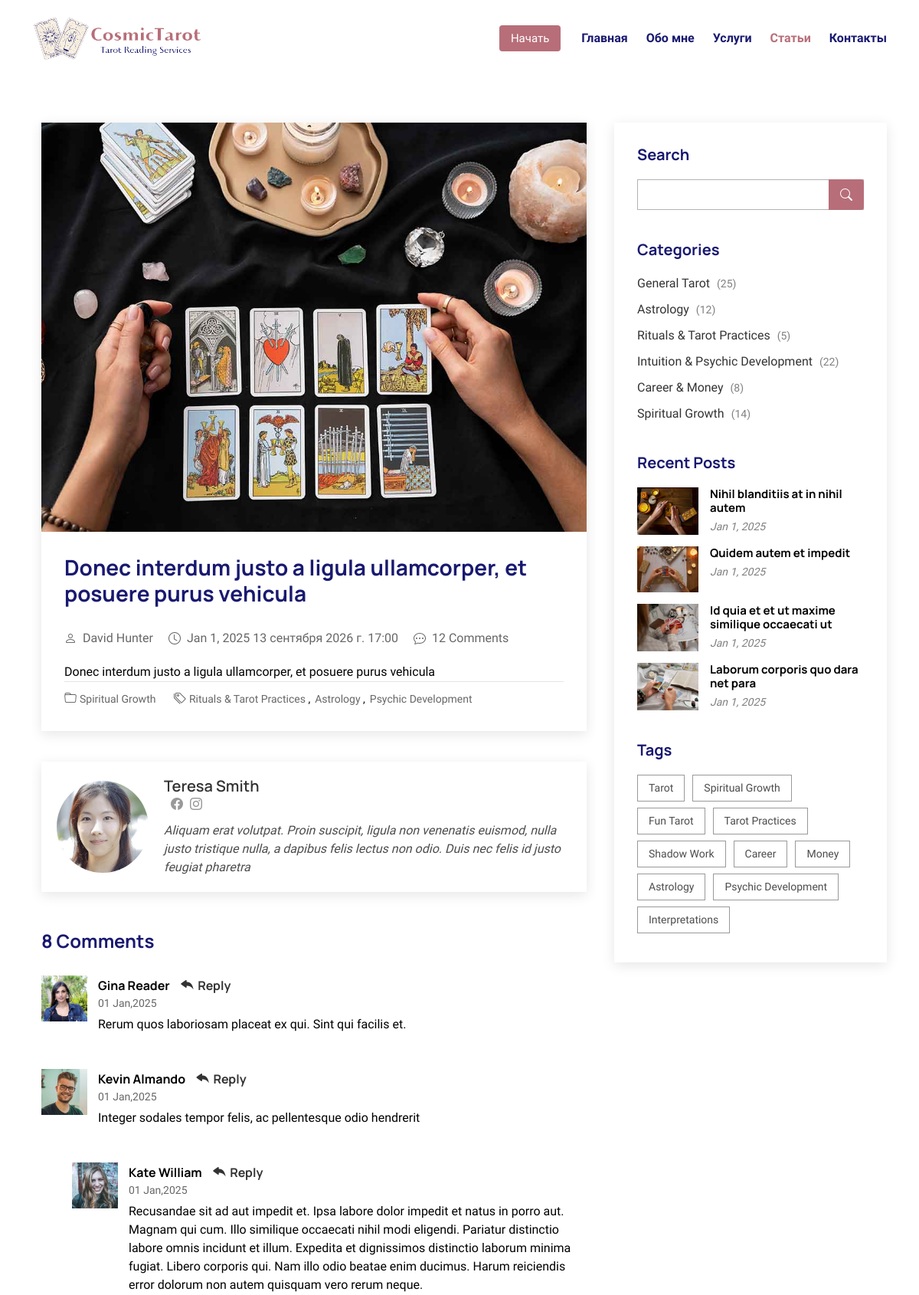
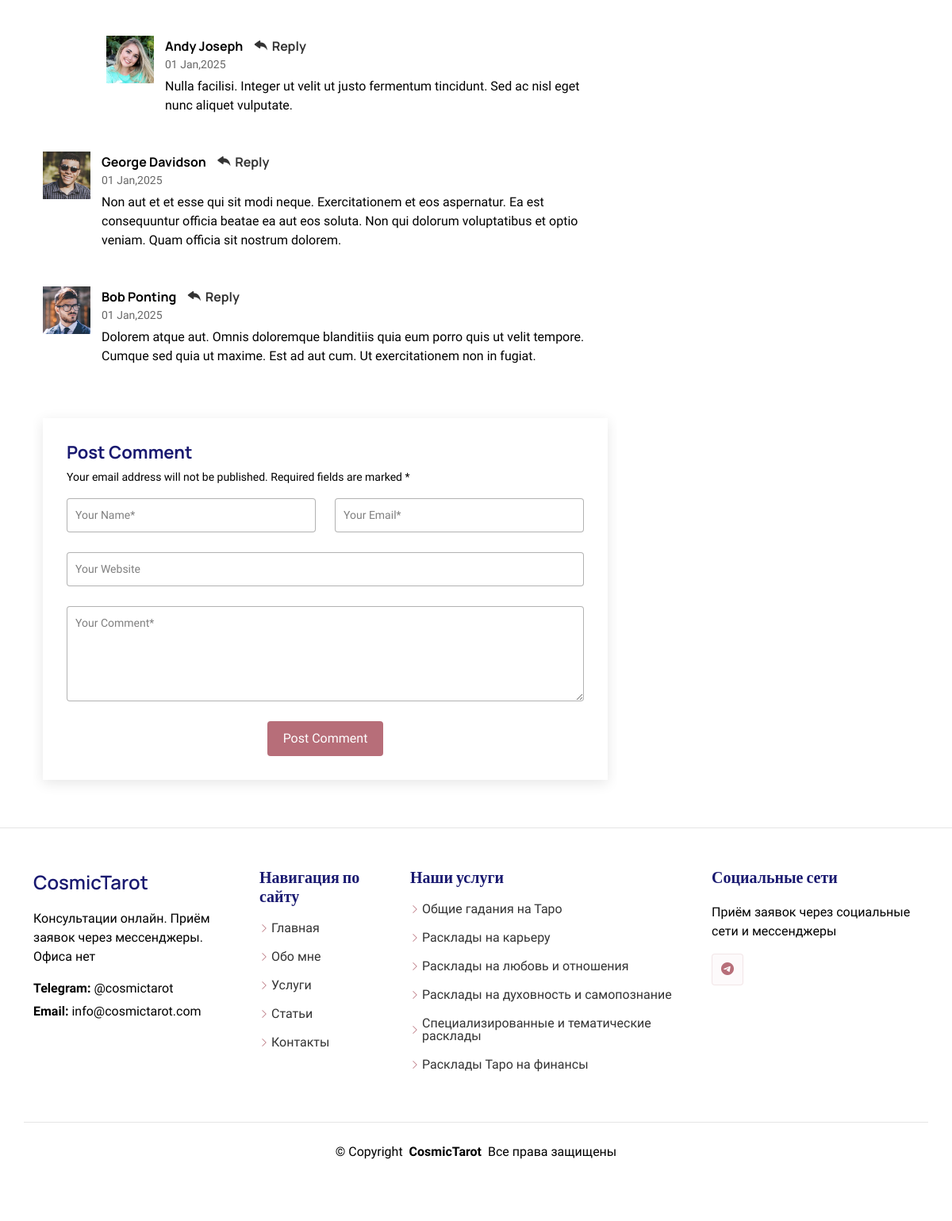
Page /blog/3 on the committed database (2 pictures, top to bottom).
### blog/models.py (models this page shows, shortened)
class Post(models.Model):
  title = models.CharField('Title', max_length=200)
  anons = models.CharField('Anons', max_length=255, blank=True)
  full_text = models.TextField()
  author = models.CharField('Author', max_length=100, default='Anonymous')
  date = models.DateTimeField('Date', auto_now_add=True)
  class Meta:
    verbose_name = 'Post'
    verbose_name_plural = 'Posts'

### services/models.py (models this page shows, shortened)
class Service(models.Model):
  name = models.CharField('Name', max_length=255)
  slug = models.CharField('Slug', max_length=255)
  excerpt = models.CharField('Excerpt', max_length=255, blank=True)
  body = models.TextField()
  icon = models.CharField('Icon', max_length=20)
  active = models.BooleanField('Active', default=True)

### blog/views.py (the view)
# urls.py: path('<int:pk>', views.post_detail, name='post_detail'),
def post_detail(request, pk):
  post = get_object_or_404(Post, pk=pk)
  posts = Post.objects.order_by('-date')[:3] #.all()
  return render(request, 'blog/detail.html', {
    'title': 'Блог',
    'page': 'blog',
    'post': post,
    'posts': posts,
    'services': Service.objects.all()
  })

### core/context_processors.py (called while the page is built)
def site_settings(request):
  return {
    'sitename': 'CosmicTarot',
    'telegraf': '@cosmictarot',
    'email': 'info@cosmictarot.com',
  }

### blog/templates/blog/detail.html (shortened to what this page needs)
{% extends 'main/layouts/main.html' %}
{% block pageclass %}blog-page{% endblock %}
{% block content %}
<div class="container">
      <div class="row">
        <div class="col-lg-8">
          <section id="blog-details" class="blog-details section">
            <div class="container">
              <article class="article">
                <div class="post-img">
                  <img src="img/blog-1.jpg" alt="" class="img-fluid">
                </div>
                <h2 class="title">{{ post.title }}</h2>
                <div class="meta-top">
                  <ul>
                    <li class="d-flex align-items-center"><i class="bi bi-person"></i> {{ post.author }}</li>
                    <li class="d-flex align-items-center"><i class="bi bi-clock"></i> <time datetime="2025-01-01">Jan 1, 2025 {{ post.date }}</time></li>
                    <li class="d-flex align-items-center"><i class="bi bi-chat-dots"></i> 12 Comments</li>
                  </ul>
                </div>
                <div class="content">
                  {{ post.full_text | safe }}
                </div>
                <div class="meta-bottom">
                  <i class="bi bi-folder"></i>
                  <ul class="cats">
                    <li><a href="#">Spiritual Growth</a></li>
                  </ul>
                  <i class="bi bi-tags"></i>
                  <ul class="tags">
                    <li><a href="#">Rituals & Tarot Practices</a></li>
                    <li><a href="#">Astrology</a></li>
                    <li><a href="#">Psychic Development</a></li>
                  </ul>
                </div>
              </article>
            </div>
          </section>
          {% include 'blog/includes/author.html' %}
          <section id="blog-comments" class="blog-comments section">
            <div class="container">
              <h4 class="comments-count">8 Comments</h4>
              <div id="comment-1" class="comment">
                <div class="d-flex">
                  <div class="comment-img"><img src="img/comments-1.jpg" alt=""></div>
                  <div>
                    <h5><a href="">Gina Reader</a> <a href="#" class="reply"><i class="bi bi-reply-fill"></i> Reply</a></h5>
                    <time datetime="2025-01-01">01 Jan,2025</time>
                    <p>
                     Rerum quos laboriosam placeat ex qui. Sint qui facilis et.
                    </p>
                  </div>
                </div>
              </div>
              <div id="comment-2" class="comment">
                <div class="d-flex">
                  <div class="comment-img"><img src="img/comments-2.jpg" alt=""></div>
                  <div>
                    <h5><a href="">Kevin Almando</a> <a href="#" class="reply"><i class="bi bi-reply-fill"></i> Reply</a></h5>
                    <time datetime="2025-01-01">01 Jan,2025</time>
                    <p>
                      Integer sodales tempor felis, ac pellentesque odio hendrerit
                  </div>
                </div>
                <div id="comment-reply-1" class="comment comment-reply">
                  <div class="d-flex">
                    <div class="comment-img"><img src="img/comments-3.jpg" alt=""></div>
                    <div>
                      <h5><a href="">Kate William</a> <a href="#" class="reply"><i class="bi bi-reply-fill"></i> Reply</a></h5>
                      <time datetime="2025-01-01">01 Jan,2025</time>
                      <p>
                        Recusandae sit ad aut impedit et. Ipsa labore dolor impedit et natus in porro aut. Magnam qui cum. Illo similique occaecati nihil modi eligendi. Pariatur distinctio labore omnis incidunt et illum. Expedita et dignissimos distinctio laborum minima fugiat.
                        Libero corporis qui. Nam illo odio beatae enim ducimus. Harum reiciendis error dolorum non autem quisquam vero rerum neque.
                      </p>
                    </div>
                  </div>
                  <div id="comment-reply-2" class="comment comment-reply">
                    <div class="d-flex">
                      <div class="comment-img"><img src="img/comments-4.jpg" alt=""></div>
                      <div>
                        <h5><a href="">Andy Joseph</a> <a href="#" class="reply"><i class="bi bi-reply-fill"></i> Reply</a></h5>
                        <time datetime="2025-01-01">01 Jan,2025</time>
                        <p>
                          Nulla facilisi. Integer ut velit ut justo fermentum tincidunt. Sed ac nisl eget nunc aliquet vulputate.
                        </p>
                      </div>
                    </div>
                  </div>
                </div>
              </div>
              <div id="comment-3" class="comment">
                <div class="d-flex">
                  <div class="comment-img"><img src="img/comments-5.jpg" alt=""></div>
                  <div>
                    <h5><a href="">George Davidson</a> <a href="#" class="reply"><i class="bi bi-reply-fill"></i> Reply</a></h5>
                    <time datetime="2025-01-01">01 Jan,2025</time>
                    <p>
                      Non aut et et esse qui sit modi neque. Exercitationem et eos aspernatur. Ea est consequuntur officia beatae ea aut eos soluta. Non qui dolorum voluptatibus et optio veniam. Quam officia sit nostrum dolorem.
                    </p>
                  </div>
                </div>
              </div>
              <div id="comment-4" class="comment">
                <div class="d-flex">
                  <div class="comment-img"><img src="img/comments-6.jpg" alt=""></div>
                  <div>
                    <h5><a href="">Bob Ponting</a> <a href="#" class="reply"><i class="bi bi-reply-fill"></i> Reply</a></h5>
                    <time datetime="2025-01-01">01 Jan,2025</time>
                    <p>
                      Dolorem atque aut. Omnis doloremque blanditiis quia eum porro quis ut velit tempore. Cumque sed quia ut maxime. Est ad aut cum. Ut exercitationem non in fugiat.
                    </p>
                  </div>
                </div>
              </div>
            </div>
          </section>
          <section id="comment-form" class="comment-form section">
            <div class="container">
              <form id="postcomment" class="php-email-form" action="forms/post-comment.php">
                <h4>Post Comment</h4>
                <p>Your email address will not be published. Required fields are marked * </p>
                <div class="row">
                  <div class="col-md-6 form-group">
                    <input name="name" type="text" class="form-control" placeholder="Your Name*">
                  </div>
                  <div class="col-md-6 form-group">
                    <input name="email" type="text" class="form-control" placeholder="Your Email*">
                  </div>
                </div>
                <div class="row">
                  <div class="col form-group">
                    <input name="website" type="text" class="form-control" placeholder="Your Website">
                  </div>
                </div>
                <div class="row">
                  <div class="col form-group">
                    <textarea name="comment" class="form-control" placeholder="Your Comment*"></textarea>
                  </div>
                </div>
                <div class="text-center">
                  <button type="submit" class="btn btn-primary">Post Comment</button>
                </div>
              </form>
            </div>
          </section>
        </div>
        <div class="col-lg-4 sidebar">
          {% include 'blog/includes/sidebar.html' %}
        </div>
      </div>
    </div>
{% endblock %}

### main/templates/main/includes/footer.html
<footer id="footer" class="footer">
  <div class="container footer-top">
    <div class="row gy-4">
      <div class="col-lg-3 col-md-6 footer-about">
        <a href="/" class="d-flex align-items-center">
          <span class="sitename">{{ sitename }}</span>
        </a>
        <div class="footer-contact pt-3">
          <p>Консультации онлайн. Приём заявок через мессенджеры. Офиса нет</p>
          <p class="mt-3"><strong>Telegram:</strong> <span>{{ telegraf }}</span></p>
          <p><strong>Email:</strong> <span>{{ email }}</span></p>
        </div>
      </div>
      <div class="col-lg-2 col-md-6 footer-links">
        <h4 title="Useful Links">Навигация по сайту</h4>
        <ul>
          <li><i class="bi bi-chevron-right"></i> <a href="/">Главная</a></li>
          <li><i class="bi bi-chevron-right"></i> <a href="/about">Обо мне</a></li>
          <li><i class="bi bi-chevron-right"></i> <a href="/services">Услуги</a></li>
          <li><i class="bi bi-chevron-right"></i> <a href="/blog">Статьи</a></li>
          <li><i class="bi bi-chevron-right"></i> <a href="/contact">Контакты</a></li>
        </ul>
      </div>
      <div class="col-lg-4 col-md-6 footer-links">
        <h4 title="Our Services">Наши услуги</h4>
        {% if services %}
        <ul>
          {% for service in services %}
          <li><i class="bi bi-chevron-right"></i> <a href="/services/{{ service.slug }}">{{ service.name }}</a></li>
          {% endfor %}
        </ul>
        {% endif %}
      </div>
      <div class="col-lg-3 col-md-6">
        <h4 title="Social Links">Социальные сети</h4>
        <p>Приём заявок через социальные сети и мессенджеры</p>
        <div class="social-links d-flex">
          <a href=""><i class="bi bi-telegram"></i></a>
        </div>
      </div>
    </div>
  </div>
  <div class="container copyright text-center mt-4">
    <p>© <span>Copyright</span> <strong class="px-1 sitename">{{ sitename }}</strong> <span title="All Rights Reserved">Все права защищены</span></p>
  </div>
</footer>

### rows in the picture
Post: title "Donec interdum justo a ligula ullamcorper, et posuere purus vehicula", author "David Hunter", date "13 сентября 2026 г. 17:00", full_text "Donec interdum justo a ligula ullamcorper, et posuere purus vehicula"
Service: name "Общие гадания на Таро"
Service: name "Расклады на карьеру"
Service: name "Расклады на любовь и отношения"
Service: name "Расклады на духовность и самопознание"
Service: name "Специализированные и тематические расклады"
Service: name "Расклады Таро на финансы"

### other values in the picture
{{ sitename }} "CosmicTarot"
{{ telegraf }} "@cosmictarot"
{{ email }} "info@cosmictarot.com"
